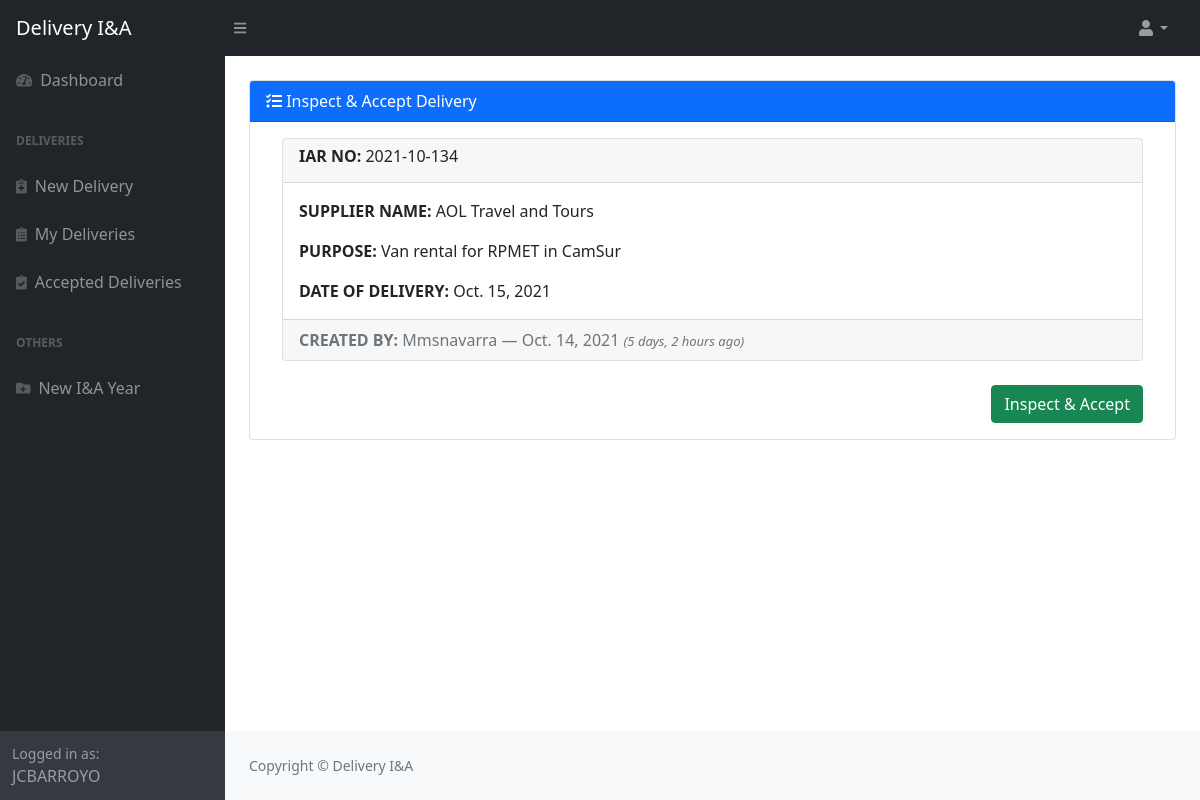
Page /inspection/inspectorview/11 (signed in) on the committed database.
### delivery_inspection/models.py (models this page shows, shortened)
class Delivery(models.Model):
	iar_no = models.CharField(max_length=11, unique=True) #2021-10-001
	supplier = models.CharField(max_length=100)
	purpose = models.TextField()
	date_delivered = models.DateField()
	image = models.ImageField(upload_to='delivery_inspection/images/%Y/%m', blank=True)
	inspected_by = models.CharField(max_length=100, blank=True) #get curren login inspector
	date_inspected = models.DateTimeField(null=True, blank=True)
	date_created = models.DateTimeField(auto_now_add=True)
	created_by = models.ForeignKey(User, on_delete=models.CASCADE, null=True)
	class Meta:
		verbose_name_plural = "deliveries"

### delivery_inspection/views.py (the view)
# urls.py: path('inspectorview/<int:pk>', views.inspectorviewdelivery, name='inspectorviewdelivery'),
@login_required
def inspectorviewdelivery(request, pk):
	delivery = Delivery.objects.filter(pk=pk)
	return render(request, 'delivery_inspection/inspector_viewdelivery.html', {'delivery':delivery})

### delivery_inspection/templates/delivery_inspection/inspector_viewdelivery.html (shortened to what this page needs)
{% extends 'delivery_inspection/base.html' %}
{% block content %}
<div class="card-header bg-primary text-white">
	<i class="fas fa-tasks"></i>
	Inspect &amp; Accept Delivery
</div>
{% for del in delivery %}
<div style="padding: 1em 2em;">
<form method="POST" action="{% url 'inspection:inspectdelivery' del.pk %}">
    <div class="card">
        <div class="card-header"><h6><b>IAR NO:</b> {{ del.iar_no }}</h6></div>
        <div class="card-body">
        <p class="card-text"><b>SUPPLIER NAME:</b> {{ del.supplier }}</p>
        <p class="card-text"><b>PURPOSE:</b> {{ del.purpose }}</p>
        <p class="card-text"><b>DATE OF DELIVERY:</b> {{ del.date_delivered }}</p>
        </div>
        <div class="card-footer text-muted">
        <b>CREATED BY:</b> {{ del.created_by|capfirst }} &mdash; {{ del.date_created|date}} <i class="font-weight-light" style="font-size: small;">({{ del.date_created|timesince}} ago)</i>
        </div>
    </div>
{% endfor %}
    <div class="d-flex align-items-center justify-content-between mt-4 mb-0">
        <button type="submit" class="btn btn-success" onclick="return confirm('Are you sure you want to Accept?');">Inspect &amp; Accept</button>
    </div>
</form>
</div>
{% endblock %}

### delivery_inspection/templates/delivery_inspection/base.html (shortened to what this page needs)
{% load static %}
<!DOCTYPE html>
<html lang="en">
    <head>
        <link href="https://cdn.jsdelivr.net/npm/simple-datatables@latest/dist/style.css" rel="stylesheet" />
        <link href="{% static 'delivery_inspection/css/styles.css' %}" rel="stylesheet" />
        <link rel="stylesheet" href="//code.jquery.com/ui/1.13.0/themes/base/jquery-ui.css">
    </head>
    <body class="sb-nav-fixed">
        <nav class="sb-topnav navbar navbar-expand navbar-dark bg-dark">
            <a class="navbar-brand ps-3" href="{% url 'inspection:alldeliveries' %}">Delivery I&amp;A</a>
            <button class="btn btn-link btn-sm order-1 order-lg-0 me-4 me-lg-0" id="sidebarToggle" href="#!"><i class="fas fa-bars"></i></button>
            <ul class="navbar-nav ms-auto ms-md-0 me-3 me-lg-4">
                <li class="nav-item dropdown">
                    <a class="nav-link dropdown-toggle" id="navbarDropdown" href="#" role="button" data-bs-toggle="dropdown" aria-expanded="false"><i class="fas fa-user fa-fw"></i></a>
                </li>
            </ul>
        </nav>
        <div id="layoutSidenav">
            <div id="layoutSidenav_nav">
                <nav class="sb-sidenav accordion sb-sidenav-dark" id="sidenavAccordion">
                    <div class="sb-sidenav-menu">
                        <div class="nav">
                            <a class="nav-link" href="{% url 'inspection:alldeliveries' %}">
                                <div class="sb-nav-link-icon"><i class="fas fa-tachometer-alt"></i></div>
                                Dashboard
                            </a>
                            <div class="sb-sidenav-menu-heading">Deliveries</div>
                            <a class="nav-link" href="{% url 'inspection:newdelivery' %}">
                                <div class="sb-nav-link-icon"><i class="fas fa-notes-medical"></i></div>
                                New Delivery
                            </a>
                            <a class="nav-link" href="{% url 'inspection:mydeliveries' %}">
                                <div class="sb-nav-link-icon"><i class="fas fa-clipboard-list"></i></div>
                                My Deliveries
                            </a>
                            <a class="nav-link" href="{% url 'inspection:inspecteddelivery' %}">
                                <div class="sb-nav-link-icon"><i class="fas fa-clipboard-check"></i></div>
                                Accepted Deliveries
                            </a>
                            <div class="sb-sidenav-menu-heading">Others</div>
                            <a class="nav-link" href="#">
                                <div class="sb-nav-link-icon"><i class="fas fa-folder-plus"></i></div>
                                New I&ampA Year
                            </a>
                        </div>
                    </div>
                    <div class="sb-sidenav-footer">
                        <div class="small">Logged in as:</div>
                        {{ user.username|upper }}
                    </div>
                </nav>
            </div>
            <div id="layoutSidenav_content">
                <main>
                    <div class="container-fluid px-4">
                        <div class="card mb-4">
{% block content %}{% endblock %}
                        </div>
                    </div>
                </main>
                <footer class="py-4 bg-light mt-auto">
                    <div class="container-fluid px-4">
                        <div class="d-flex align-items-center justify-content-between small">
                            <div class="text-muted">Copyright &copy; Delivery I&amp;A</div>
                        </div>
                    </div>
                </footer>
            </div>
        </div>
    </body>
</html>

### rows in the picture
Delivery: iar_no "2021-10-134", supplier "AOL Travel and Tours", purpose "Van rental for RPMET in CamSur", date_delivered "Oct. 15, 2021", created_by "Mmsnavarra", date_created "Oct. 14, 2021", date_created "5 days, 2 hours"

### other values in the picture
{{ user.username|upper }} "JCBARROYO"
